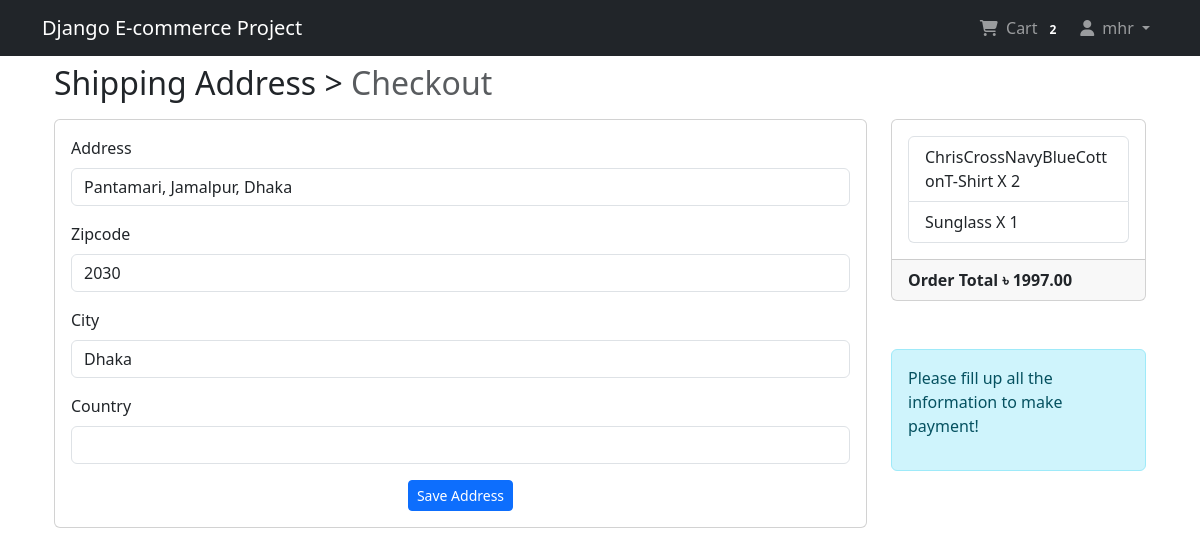
Screenshot of /payment/checkout/ (signed in) with the database file from the repository.
### app_login/models.py (models this page shows, shortened)
class User(AbstractBaseUser, PermissionsMixin):
    email = models.EmailField(unique=True, null=False)
    is_staff = models.BooleanField(
        gettext_lazy('staff status'),
        default=False,
        help_text = gettext_lazy('Designates whether the use can log in this site')
    )
    is_active = models.BooleanField(
        gettext_lazy('active'),
        default = True,
        help_text = gettext_lazy('Designate whether this user should be treated as active, Unselect this instead of deleting accounts'),
    )
    USERNAME_FIELD = 'email'
    objects = MyUserManager()

class Profile(models.Model):
    user = models.OneToOneField(User, on_delete=models.CASCADE, related_name="profile")
    username = models.CharField(max_length=264, blank=True)
    full_name = models.CharField(max_length=264, blank=True, null=True)
    address = models.TextField(max_length=300, blank=True)
    city = models.CharField(max_length=40, blank=True)
    zip_code = models.CharField(max_length=10, blank=True)
    country = models.CharField(max_length=50, blank=True)
    phone = models.CharField(max_length= 20, blank=True)
    date_joined = models.DateTimeField(auto_now_add=True)

### app_order/models.py (models this page shows, shortened)
class Order(models.Model):
    orderitems = models.ManyToManyField(Cart)
    user = models.ForeignKey(settings.AUTH_USER_MODEL, on_delete=models.CASCADE)
    ordered = models.BooleanField(default=False)
    created = models.DateTimeField(auto_now_add=True)
    paymentId = models.CharField(max_length=264, blank=True, null=True)
    orderId = models.CharField(max_length=200, blank=True, null=True)
    def get_totals(self):
        total = 0
        for order_item in self.orderitems.all():
            total += float(order_item.get_total())
        return total

class Cart(models.Model):
    user = models.ForeignKey(settings.AUTH_USER_MODEL, on_delete=models.CASCADE, related_name="cart")
    item = models.ForeignKey(Product, on_delete=models.CASCADE)
    quantity = models.IntegerField(default=1)
    purchased = models.BooleanField(default=False)
    created = models.DateTimeField(auto_now_add=True)
    updated = models.DateTimeField(auto_now=True)
    def get_total(self):
        total = self.item.price * self.quantity
        float_total = format(total, '0.2f')
        return float_total

### app_payment/models.py (models this page shows, shortened)
class BillingAddress(models.Model):
    user = models.ForeignKey(settings.AUTH_USER_MODEL, on_delete=models.CASCADE)
    address = models.CharField(max_length=264, blank=True)
    zipcode = models.CharField(max_length=10, blank=True)
    city = models.CharField(max_length=30, blank=True)
    country = models.CharField(max_length=20, blank=True)
    def is_fully_filled(self):
        field_names = [f.name for f in self._meta.get_fields()]
        for field_name in field_names:
            value = getattr(self, field_name)
            if value is None or value=='':
                return False
        return True
    class Meta:
        verbose_name_plural = "BillingAddress"

### app_shop/models.py (models this page shows, shortened)
class Product(models.Model):
    mainimage = models.ImageField(upload_to='Products')
    name = models.CharField(max_length=264)
    category = models.ForeignKey(Category, on_delete=models.CASCADE, related_name="category")
    preview_text = models.TextField(max_length=200, verbose_name="Preview Text")
    details_text = models.TextField(max_length=1000, verbose_name="description")
    price = models.FloatField()
    old_price = models.FloatField(default=0.00)
    created = models.DateTimeField(auto_now_add=True)
    class Meta:
        ordering = ['-created', ]

### app_payment/views.py (the view)
# urls.py: path('checkout/', views.checkout, name="checkout"),
@login_required
def checkout(request):
    saved_address = BillingAddress.objects.get_or_create(user=request.user)[0]
    form = BillingForm(instance=saved_address)
    if request.method == 'POST':
        form = BillingForm(request.POST, instance=saved_address)
        if form.is_valid():
            form.save()
            form = BillingForm(instance=saved_address)
            messages.success(request, "Shipping address saved!")
    order_qs = Order.objects.filter(user=request.user, ordered=False)
    order_items = order_qs[0].orderitems.all()
    order_total = order_qs[0].get_totals()
    return render(request, 'app_payment/checkout.html', context={'form':form, 'order_items':order_items, 'order_totals':order_total, 'saved_address':saved_address})

### app_payment/forms.py
class BillingForm(forms.ModelForm):
    class Meta:
        model = BillingAddress
        fields = ['address', 'zipcode', 'city', 'country']

### app_order/templatetags/cart_tag.py (called while the page is built)
@register.filter
def cart_total(user):
    order = Order.objects.filter(user=user, ordered=False)
    if order.exists():
        return order[0].orderitems.count()
    else:
        return 0

### templates/app_payment/checkout.html (shortened to what this page needs)
{% extends 'base.html' %}
{% load crispy_forms_tags %}
{% block content %}
<div class="container">
    <h2 class="mb-3">
        Shipping Address > <span class="text-muted">Checkout</span>
    </h2>
    <div class="row">
        <div class="col-md-9">
            <div class="card mb-5" style="height: auto;">
                <div class="card-body">
                    <form method="POST">
                        {{form|crispy}}
                        <center><button type="submit" class="btn btn-primary btn-sm">Save Address</button></center>
                    </form>
                </div>
            </div>
        </div>
        <div class="col-md-3">
            <div class="card" style="height: auto;">
                <div class="card-body">
                    <ul class="list-group list-group-glush">
                        {% for items in order_items %}
                        <li class="list-group-item">{{items.item.name}} X {{items.quantity}}</li>
                        {% endfor %}
                    </ul>
                </div>
                <div class="card-footer">
                    <span class="float-left"><b>Order Total</b></span>
                    <span class="float-right"><b>&#2547; {{order_totals|floatformat:2}}</b></span>
                </div>
            </div><br><br>
            {% if saved_address.is_fully_filled %}
            <a href="{% url 'app_payment:pay' %}" class="btn btn-warning btn-md">Make Payment</a>
            {% else %}
            <div class="alert alert-info">
                <p>Please fill up all the information to make payment!</p>
            </div>
            {% endif %}
        </div>
    </div>
</div>
{% endblock %}

### templates/navbar.html (shortened to what this page needs)
{% load cart_tag %}
<nav class="navbar navbar-expand-lg navbar-dark bg-dark">
    <div class="container">
        <a href="{% url 'app_shop:home' %}" class="navbar-brand">Django E-commerce Project</a>
        <div class="collapse navbar-collapse" id="navbarNav">
            <ul class="navbar-nav ms-auto">
                {% if request.user.is_authenticated %}
                <li class="nav-item">
                    <a class="nav-link" href="{% url 'app_order:cart' %}">
                        <i class="fa-solid fa-cart-shopping me-1"></i> Cart
                        <span class="badge badge-light">{{ request.user | cart_total }}</span>
                    </a>
                </li>
                <li class="nav-item dropdown">
                    <a class="nav-link dropdown-toggle" href="#" id="profileDropdown" role="button"
                       data-bs-toggle="dropdown" aria-expanded="false">
                        <i class="fa-solid fa-user me-1"></i> {{request.user.profile.username}}
                    </a>
                </li>
                {% else %}
                    <li class="nav-item">
                        <a class="nav-link btn btn-outline-primary ms-3 px-3 py-1" href="{% url 'app_login:login' %}">
                            <i class="fa-solid fa-right-to-bracket me-1"></i> Login
                        </a>
                    </li>
                {% endif %}
            </ul>
        </div>
    </div>
</nav>

### templates/base.html (style rules this page uses)
.card { height: 350px; }

### rows the page displays
User: user|cart_total "2", user.profile.username "mhr"
BillingAddress: address "Pantamari, Jamalpur, Dhaka", zipcode "2030", city "Dhaka"
Cart: item.name "ChrisCrossNavyBlueCottonT-Shirt", quantity "2"
Cart: item.name "Sunglass", quantity "1"

### other values shown
{{ order_totals|floatformat:2 }} "1997.00"
